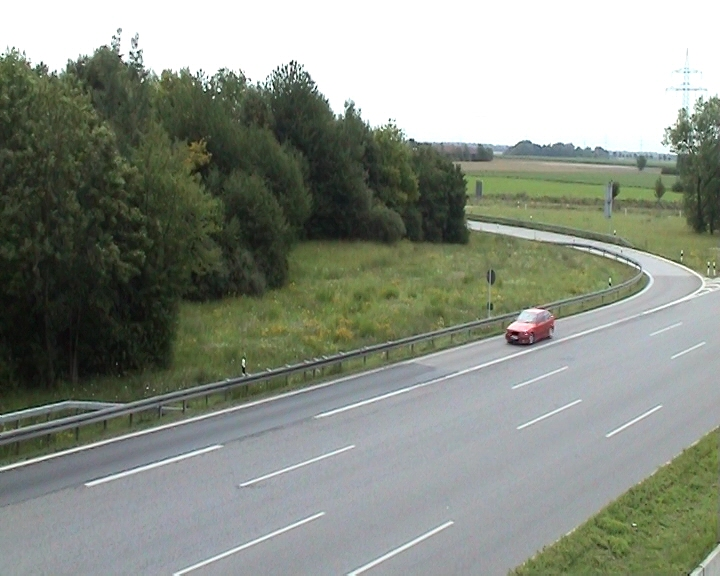
%> input picture Exercise10/sequence/2043_000140.jpeg, 720 x 576 px
$ octave exer.m   (GNU Octave 9; MATLAB toolbox functions it lacks are replaced by stand-ins)
%> lines starting %> are read from the running program, lines starting %| are printed output that depends on the picture
### Exercise10/colorHist.m
function [ bins ] = colorHist( H, n )
%UNTITLED2 Summary of this function goes here
%   Detailed explanation goes here

[rows, cols] = size(H);
bins=zeros(n,1);
gap = 1/n;
for x=1:cols
    for y=1:rows
        b = floor(H(y,x)/gap)+1;
        bins(b) = bins(b) + 1;
    end
end

end

### Exercise10/probMap.m
function [ D ] = probMap( I, hist )
%UNTITLED3 Summary of this function goes here
%   Detailed explanation goes here

maximum = max(hist);
minimum = min(hist);

[rows, cols] = size(I);
gap = 1/256;
for row = 1:rows
    for col = 1:cols
        hue = I(row, col);
        bin = floor(hue/gap)+1;
        d = hist(bin);

        %D(row, col) = (d - minimum)/(maximum-minimum)*255;
        D(row, col) = ((d)/(maximum))*255;
    end
end

end

### Exercise10/exer.m
I=imread('sequence/2043_000140.jpeg');
%> I is the input picture: size 576x720x3 uint8; mean R, G, B 137.5, 143.6, 132.8


a = I(308:346,505:555, :);

a_rows = 346-308;
a_cols = 555-505;
x = round(a_cols/2)+505;
y = round(a_rows/2)+308;

I_hsv = rgb2hsv(a);
%> I_hsv: size 39x51x3 double; mean H, S, V 0.688, 0.216, 0.592
H = I_hsv(:, :, 1);
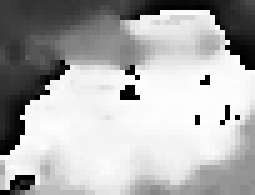
%> H: size 39x51 double (shown 5 times larger); min 0, max 0.998, mean 0.688

bins = colorHist(H, 256);
%> after the loop in colorHist, `for x=1:cols`: bins = 256 values, max 87 at index 254, min 0 at index 44, mean 7.77

prob = probMap(H, bins);
%> in probMap, `maximum = max(hist);`: maximum = 87
%> in probMap, `minimum = min(hist);`: minimum = 0
%> after the loop in probMap, `for row = 1:rows`:
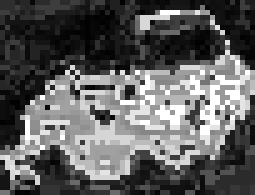
%> D: size 39x51 double (shown 5 times larger); min 2.93, max 255, mean 94.9

max_it = 20;
xc = x;
yc = y;
num_images = 50;

for i=1:num_images
    Ic = imread(sprintf('sequence/2043_0001%2d.jpeg',40+i));
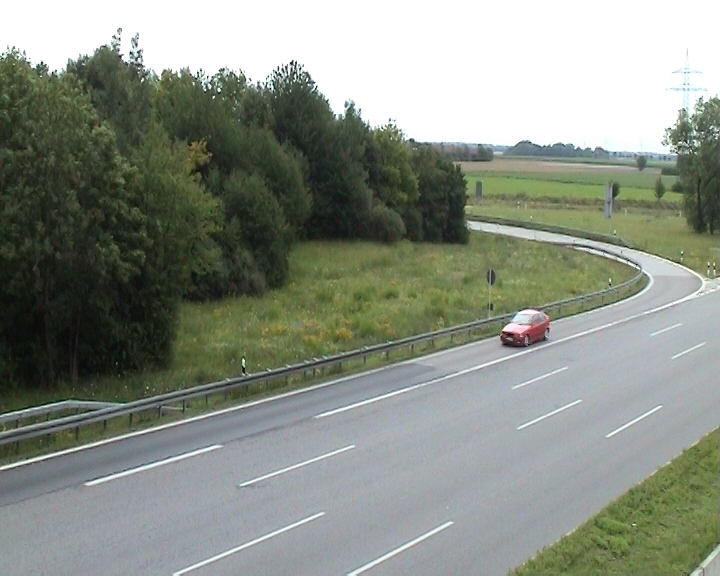
%> input picture Exercise10/sequence/2043_000141.jpeg, 720 x 576 px
%> Ic is the input picture: size 576x720x3 uint8; mean R, G, B 137.4, 143.5, 132.8
    change = 50;
    cur_it = 1;
    x_min = round(xc-a_cols/2);
    x_max = round(xc+a_cols/2);
    y_min = round(yc-a_rows/2);
    y_max = round(yc+a_rows/2);

    a = Ic(y_min:y_max, x_min:x_max, :);
    I_hsv = rgb2hsv(a);
%> I_hsv: size 39x51x3 double; mean H, S, V 0.697, 0.211, 0.608
    H = I_hsv(:, :, 1);
    %bins = colorHist(H_prev, 256);
    P_i = probMap(H, bins);
%> after the loop in probMap (call 2), `for row = 1:rows`:
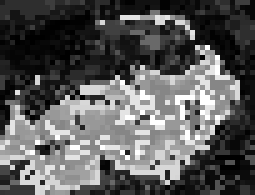
%> D: size 39x51 double (shown 5 times larger); min 0, max 255, mean 90.4

    f=figure;
    subplot(2,2,1);
    imshow(a);
    subplot(2,2,2);
    mesh(P_i);


while change >= 2 && cur_it <= max_it

    cur_it = cur_it +1;
    xc_upper = 0;
    yc_upper = 0;
    lower = 0;

for x_i = x_min:x_max
    for y_i = y_min:y_max
        xc_upper = xc_upper + x_i * P_i(y_i-y_min+1,x_i-x_min+1);
        lower = lower + P_i(y_i-y_min+1,x_i-x_min+1);
        yc_upper = yc_upper + y_i * P_i(y_i-y_min+1,x_i-x_min+1);
    end
end

    last_xc = xc;
    last_yc = yc;

    xc = xc_upper / lower;
    yc = yc_upper / lower;

    [xc,yc,P_i(20,20)]


    x_min = round(xc-a_cols/2);
    x_max = round(xc+a_cols/2);
    y_min = round(yc-a_rows/2);
    y_max = round(yc+a_rows/2);

    change = sqrt((last_xc - xc)^2 + (last_yc - yc)^2);

    a = Ic(y_min:y_max, x_min:x_max,:);
    I_hsv = rgb2hsv(a);
    H = I_hsv(:, :, 1);
    P_i = probMap(H, bins);
end
%> this loop made 2 passes
%> (xc, yc, x_min, x_max, y_min, y_max, change) on pass 1: (529.6, 330.7, 505, 555, 312, 350, 3.69)
%> (last_xc, last_yc, xc, yc, x_min, x_max, y_min) on pass 2: (529.6, 330.7, 529.5, 332.4, 505, 555, 313)
%> pass 1, `H = I_hsv(:, :, 1);`:
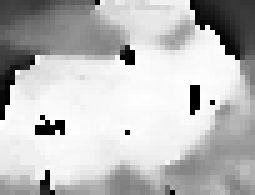
%> H: size 39x51 double (shown 5 times larger); min 0, max 0.998, mean 0.738
%> pass 1, `P_i = probMap(H, bins);`:
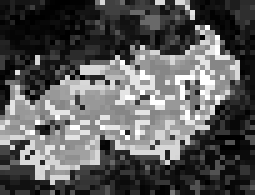
%> P_i: size 39x51 double (shown 5 times larger); min 0, max 255, mean 90.5
%> after the loop, cur_it = 3

%f=figure;
subplot(2,2,3);
imshow(Ic);
hold on;

p1 = [y_min, x_min];
%> p1 = [313 505]
p2 = [y_min, x_max];
%> p2 = [313 555]
p3 = [y_max, x_min];
%> p3 = [351 505]
p4 = [y_max, x_max];
%> p4 = [351 555]

plot([p1(2),p2(2)],[p1(1),p2(1)],'Color','r','LineWidth',2);
plot([p2(2),p4(2)],[p2(1),p4(1)],'Color','r','LineWidth',2);
plot([p4(2),p3(2)],[p4(1),p3(1)],'Color','r','LineWidth',2);
plot([p3(2),p1(2)],[p3(1),p1(1)],'Color','r','LineWidth',2);

scatter(xc,yc);
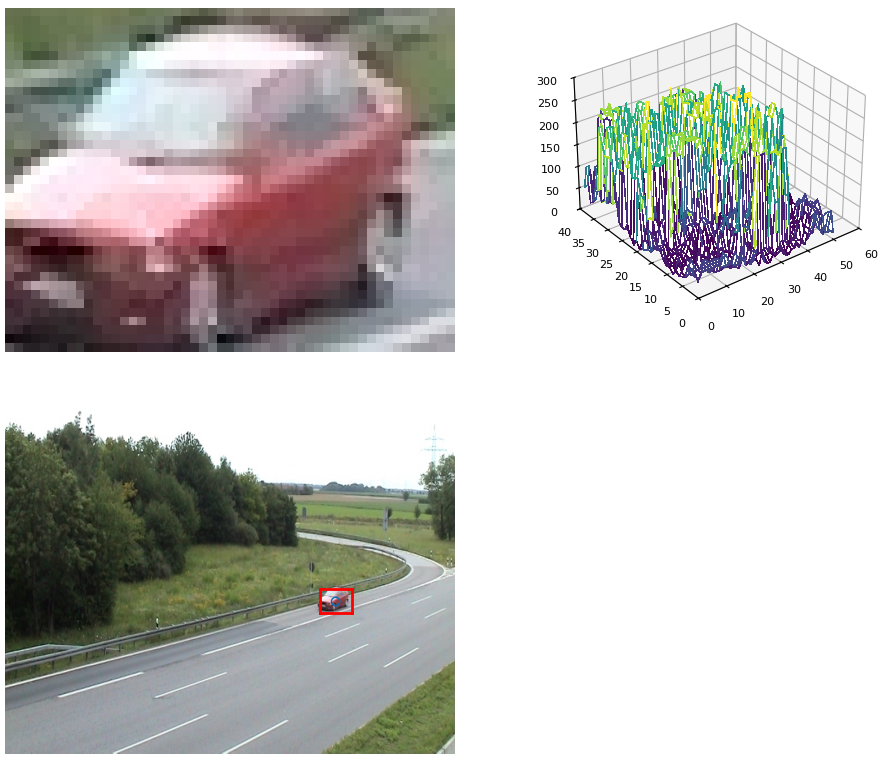
%> figure redrawn from the program's plot data, 3 panels
saveas(f,sprintf('res_tracking/rt_%02d.jpeg',i));

hold off;

kdf = 0;

end
%> pass 2 of the loop `for i=1:num_images`:
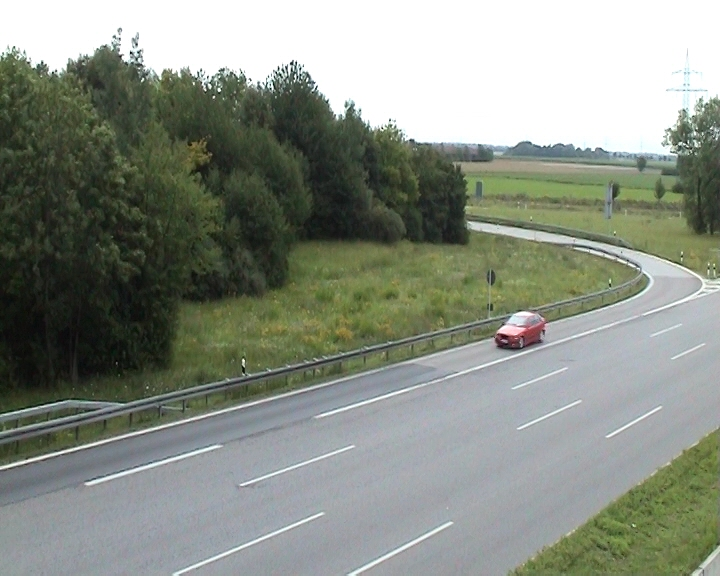
%> input picture Exercise10/sequence/2043_000142.jpeg, 720 x 576 px
%> Ic is the input picture: size 576x720x3 uint8; mean R, G, B 137.5, 143.5, 132.8
%> after the loop in probMap (call 5), `for row = 1:rows`:
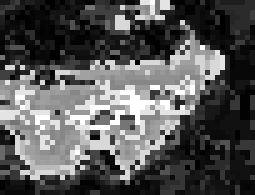
%> D: size 39x51 double (shown 5 times larger); min 0, max 255, mean 87
%> the loop `while change >= 2 && cur_it <= max_it` made 2 passes
%> (last_xc, last_yc, xc, yc, x_min, x_max, y_min) on passes 1 to 2: (529.5, 332.4, 527.1, 333.2, 502, 552, 314), (527.1, 333.2, 525.7, 333.7, 501, 551, 315)
%> p1 = [315 501]
%> p2 = [315 551]
%> p3 = [353 501]
%> p4 = [353 551]
%> `scatter(xc,yc);`:
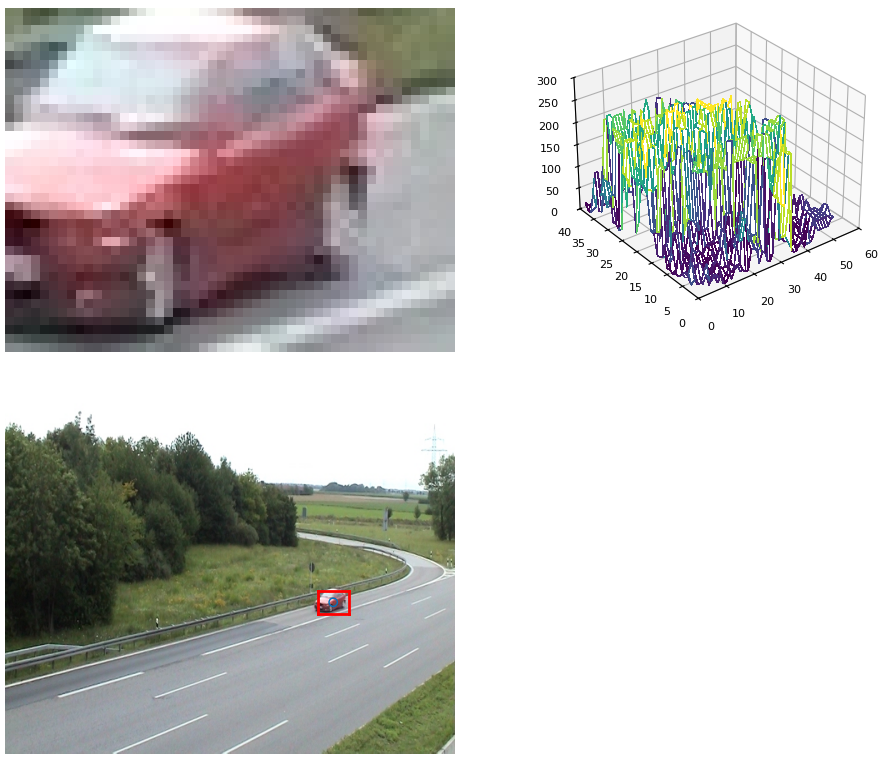
%> figure redrawn from the program's plot data, 3 panels
%> (the run ends here)
